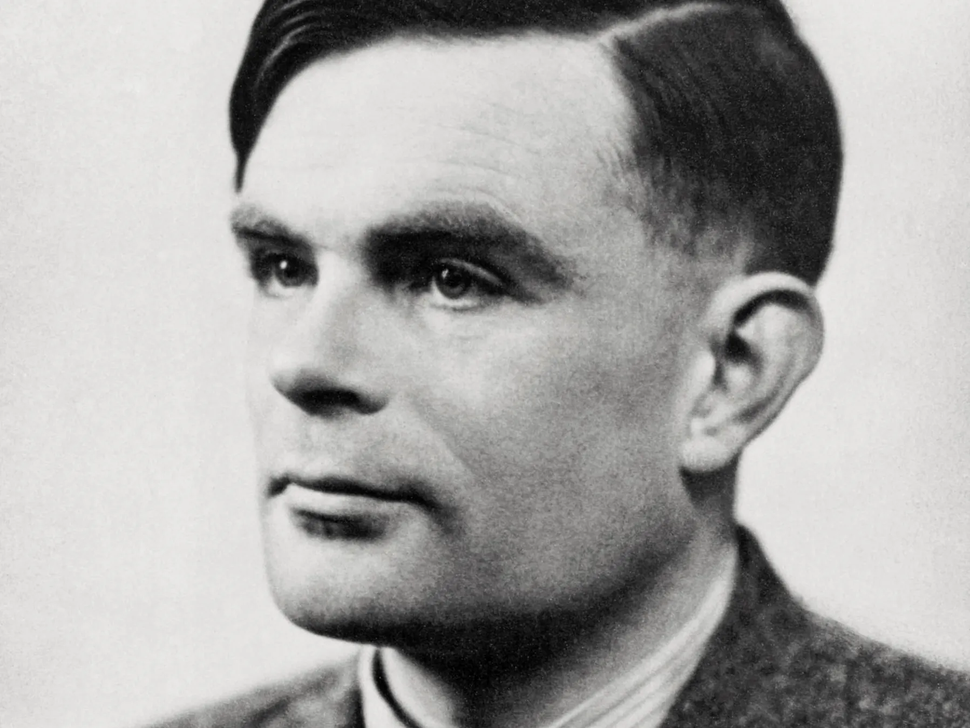
#> input picture example_files/alan-turing.png, 970 x 728 px, shrunk from 1797 x 1348 before the run
$ python image_crypto.py example_files/alan-turing.png
#> lines starting #> are read from the running program, lines starting #| are printed output that depends on the picture
import cv2, argparse, os, base64
import numpy as np
# from Crypto.Util.number import bytes_to_long

OUTPUT_FORMAT = "{prefix}-{type}{ext}"

def parse_args():
    parser = argparse.ArgumentParser(description="Very basic image encryptor that generates a list of random bytes and performs XOR on an input image")

    parser.add_argument(
        'image',
        help="image to encrypt/decrypt",
        type=str
    )

    parser.add_argument(
        "-k", "--key_file",
        help="the key file to use for encrypting/decrypting the image",
        type=str
    )

    parser.add_argument(
        "-d", "--dump_key_file",
        help="file to dump the randomly generated key to",
        default="image.key"
    )

    parser.add_argument(
        "-A", "--all_modes",
        help="if set will output the AND and OR along with the XOR when encrypting an image",
        action="store_true"
    )

    parser.add_argument(
        "-o", "--output_prefix",
        help="prefix of output files",
        type=str,
        default="out"
    )

    return parser.parse_args()

def generate_key(image_shape):
    byte_count = 1
    for x in image_shape:
        byte_count *= x
    return os.urandom(byte_count)

def parse_key_to_np_array(key_bytes, image_shape):
    key_array = np.array([x for x in key_bytes], dtype=int)
    return np.reshape(key_array, image_shape)


def main(args):
    input_image_name = args.image
    _name, image_ext = os.path.splitext(input_image_name)

    try:
        input_image_data = cv2.imread(input_image_name, -1)
#> input_image_data is the input picture: shape (728, 970, 4); mean B, G, R, A 165, 166.4, 167.3, 255
    except Exception as e:
        print(e)

    image_shape = input_image_data.shape
#> image_shape = (728, 970, 4)

    if args.key_file:
        with open(args.key_file, "r") as f:
            key = base64.b64decode(f.read())
    else:
        key = generate_key(image_shape)

    key_array = parse_key_to_np_array(key, image_shape)

    xored_data = input_image_data ^ key_array
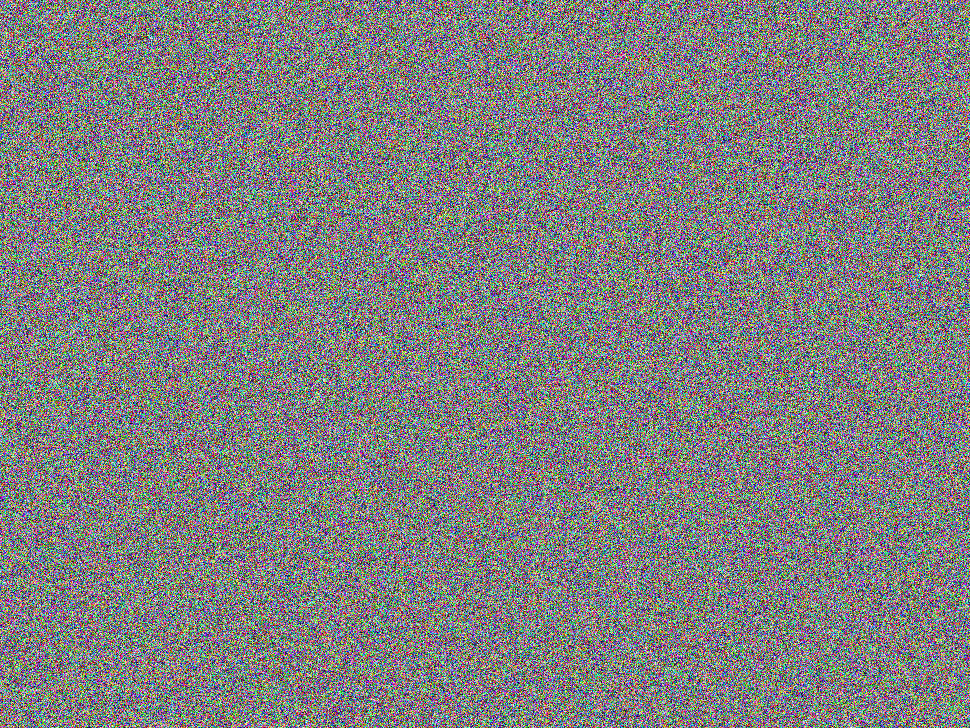
#> xored_data: shape (728, 970, 4) int64; mean B, G, R, A 127.5, 127.5, 127.6, 127.4

    cv2.imwrite(
        OUTPUT_FORMAT.format(
            prefix=args.output_prefix,
            type="xor",
            ext=image_ext
        ),
        xored_data
    )

    if args.all_modes:
        and_data = input_image_data & key_array
        or_data = input_image_data | key_array

        cv2.imwrite(
            OUTPUT_FORMAT.format(
                prefix=args.output_prefix,
                type="and",
                ext=image_ext
            ),
            and_data
        )

        cv2.imwrite(
            OUTPUT_FORMAT.format(
                prefix=args.output_prefix,
                type="or",
                ext=image_ext
            ),
            or_data
        )

    with open(args.dump_key_file, "w") as f:
        f.write(base64.b64encode(key).decode())

if __name__ == "__main__":
    args = parse_args()
    main(args)
